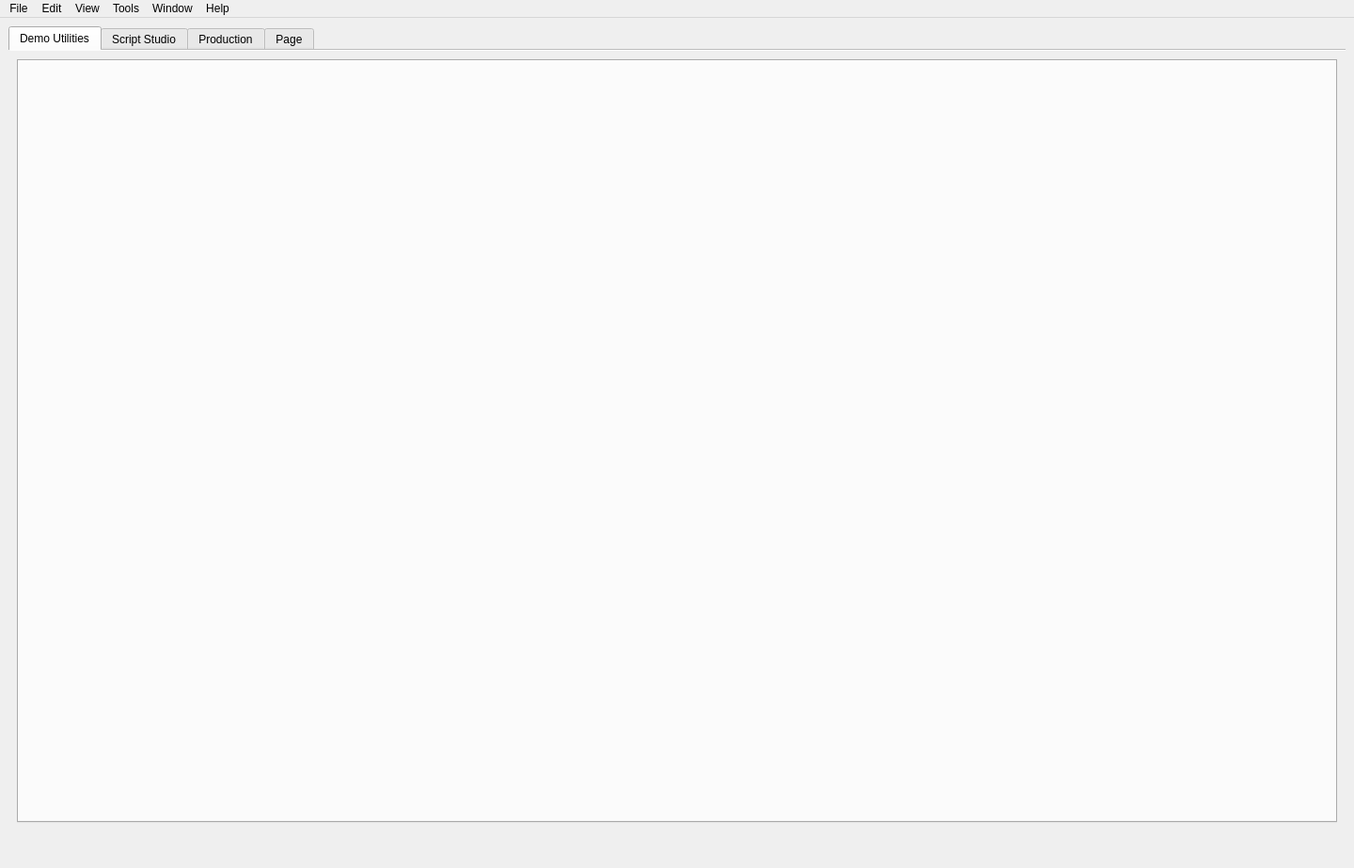
<?xml version="1.0" encoding="UTF-8"?>
<ui version="4.0">
 <class>IscApp</class>
 <widget class="QMainWindow" name="IscApp">
  <property name="geometry">
   <rect>
    <x>0</x>
    <y>0</y>
    <width>1440</width>
    <height>923</height>
   </rect>
  </property>
  <property name="cursor">
   <cursorShape>ArrowCursor</cursorShape>
  </property>
  <property name="mouseTracking">
   <bool>true</bool>
  </property>
  <property name="windowTitle">
   <string>IscApp</string>
  </property>
  <widget class="QWidget" name="centralwidget">
   <layout class="QVBoxLayout" name="verticalLayout_10">
    <item>
     <widget class="QTabWidget" name="centralTabs">
      <property name="enabled">
       <bool>true</bool>
      </property>
      <property name="sizePolicy">
       <sizepolicy hsizetype="Ignored" vsizetype="Expanding">
        <horstretch>0</horstretch>
        <verstretch>0</verstretch>
       </sizepolicy>
      </property>
      <property name="acceptDrops">
       <bool>true</bool>
      </property>
      <property name="autoFillBackground">
       <bool>false</bool>
      </property>
      <property name="currentIndex">
       <number>0</number>
      </property>
      <property name="documentMode">
       <bool>true</bool>
      </property>
      <property name="tabsClosable">
       <bool>false</bool>
      </property>
      <property name="movable">
       <bool>true</bool>
      </property>
      <property name="tabBarAutoHide">
       <bool>false</bool>
      </property>
      <widget class="QWidget" name="centralDemoTab">
       <attribute name="title">
        <string>Demo Utilities</string>
       </attribute>
       <layout class="QHBoxLayout" name="horizontalLayout_2">
        <item>
         <widget class="QTabWidget" name="stepTabs">
          <property name="documentMode">
           <bool>false</bool>
          </property>
          <property name="tabsClosable">
           <bool>true</bool>
          </property>
          <property name="movable">
           <bool>true</bool>
          </property>
          <property name="tabBarAutoHide">
           <bool>false</bool>
          </property>
         </widget>
        </item>
       </layout>
      </widget>
      <widget class="QWidget" name="centralTabsPage2_2">
       <attribute name="title">
        <string>Script Studio</string>
       </attribute>
      </widget>
      <widget class="QWidget" name="centralTabsPage3">
       <attribute name="title">
        <string>Production</string>
       </attribute>
      </widget>
      <widget class="QWidget" name="tab">
       <attribute name="title">
        <string>Page</string>
       </attribute>
      </widget>
     </widget>
    </item>
   </layout>
  </widget>
  <widget class="QMenuBar" name="menubar">
   <property name="geometry">
    <rect>
     <x>0</x>
     <y>0</y>
     <width>1440</width>
     <height>22</height>
    </rect>
   </property>
   <property name="defaultUp">
    <bool>false</bool>
   </property>
   <widget class="QMenu" name="menuFile">
    <property name="title">
     <string>File</string>
    </property>
    <widget class="QMenu" name="menuExport_2">
     <property name="title">
      <string>Export...</string>
     </property>
     <addaction name="actionDemo"/>
     <addaction name="actionAudio"/>
     <addaction name="actionScript"/>
    </widget>
    <widget class="QMenu" name="menuNew">
     <property name="title">
      <string>New...</string>
     </property>
     <addaction name="actionNewStep"/>
    </widget>
    <widget class="QMenu" name="menuOpen">
     <property name="title">
      <string>Open...</string>
     </property>
     <addaction name="actionOpenDemo"/>
    </widget>
    <addaction name="separator"/>
    <addaction name="separator"/>
    <addaction name="menuNew"/>
    <addaction name="menuOpen"/>
    <addaction name="actionSave"/>
    <addaction name="menuExport_2"/>
   </widget>
   <widget class="QMenu" name="menuEdit">
    <property name="title">
     <string>Edit</string>
    </property>
    <widget class="QMenu" name="menuSelect_all">
     <property name="title">
      <string>Select all...</string>
     </property>
     <addaction name="actionSections"/>
     <addaction name="actionsteps"/>
    </widget>
    <widget class="QMenu" name="menuSelect_associated">
     <property name="title">
      <string>Select associated...</string>
     </property>
     <addaction name="actionSection"/>
     <addaction name="actionSteps_in_section"/>
     <addaction name="actionFirst_step_in_section"/>
    </widget>
    <addaction name="actionUndo"/>
    <addaction name="actionRedo"/>
    <addaction name="separator"/>
    <addaction name="menuSelect_all"/>
    <addaction name="separator"/>
    <addaction name="menuSelect_associated"/>
   </widget>
   <widget class="QMenu" name="menuView">
    <property name="tearOffEnabled">
     <bool>false</bool>
    </property>
    <property name="title">
     <string>View</string>
    </property>
    <property name="toolTipsVisible">
     <bool>true</bool>
    </property>
    <widget class="QMenu" name="menuZoom">
     <property name="title">
      <string>Zoom...</string>
     </property>
     <addaction name="actionZoom_in"/>
     <addaction name="actionZoom_out"/>
     <addaction name="actionReset_zoom"/>
    </widget>
    <addaction name="actionView_statusbar"/>
    <addaction name="actionView_step_preview"/>
    <addaction name="actionView_demo_in_folder"/>
    <addaction name="separator"/>
    <addaction name="menuZoom"/>
    <addaction name="actionView_menubar"/>
    <addaction name="actionView_in_file_explorer"/>
    <addaction name="separator"/>
    <addaction name="actionView_menubar_2"/>
   </widget>
   <widget class="QMenu" name="menuTools">
    <property name="title">
     <string>Tools</string>
    </property>
    <widget class="QMenu" name="menuAudio">
     <property name="title">
      <string>Audio</string>
     </property>
     <addaction name="actionAttach_audio_to_demo_2"/>
     <addaction name="actionBulk_edit_demo_audio"/>
     <addaction name="actionEdit_step_audio"/>
    </widget>
    <widget class="QMenu" name="menuImage">
     <property name="title">
      <string>Image</string>
     </property>
     <widget class="QMenu" name="menuInsert">
      <property name="title">
       <string>Paste...</string>
      </property>
      <addaction name="actionSingle_image"/>
      <addaction name="actionMultiple_images"/>
      <addaction name="actionImage_insert_wizar"/>
     </widget>
     <widget class="QMenu" name="menuShell">
      <property name="title">
       <string>Shell...</string>
      </property>
      <addaction name="actionAdd_background_image"/>
      <addaction name="actionAdd_background_and_wrapper"/>
      <addaction name="actionShell_wizard"/>
     </widget>
     <addaction name="actionBulk_paste_image"/>
     <addaction name="actionBulk_image_paste_wizard"/>
     <addaction name="actionBulk_shell_demo_assets"/>
     <addaction name="menuInsert"/>
     <addaction name="menuShell"/>
     <addaction name="actionCrop"/>
     <addaction name="actionResize"/>
     <addaction name="actionCapture_image_edt_macro"/>
    </widget>
    <widget class="QMenu" name="menuDemo">
     <property name="title">
      <string>Demo</string>
     </property>
     <addaction name="actionSection_demo"/>
     <addaction name="actionPacing_wizard"/>
     <addaction name="actionCompose_demos"/>
     <addaction name="actionBulk_edit_demo_metadata"/>
     <addaction name="actionPackage_demo"/>
     <addaction name="actionAdd_scroll_section"/>
     <addaction name="actionAdd_step"/>
     <addaction name="actionEdit_XML"/>
    </widget>
    <widget class="QMenu" name="menuScript">
     <property name="title">
      <string>Script</string>
     </property>
     <widget class="QMenu" name="menuCheck_script_for">
      <property name="title">
       <string>Check script for...</string>
      </property>
      <addaction name="actionSpelling_errors"/>
      <addaction name="actionGrammar_errors"/>
      <addaction name="actionProduction_notes"/>
     </widget>
     <widget class="QMenu" name="menuClear">
      <property name="title">
       <string>Clear...</string>
      </property>
      <addaction name="actionTalking_points"/>
      <addaction name="actionClick_instructions"/>
     </widget>
     <addaction name="actionLoad_script"/>
     <addaction name="actionConvert_script"/>
     <addaction name="menuCheck_script_for"/>
     <addaction name="menuClear"/>
    </widget>
    <widget class="QMenu" name="menuWeb">
     <property name="title">
      <string>Web</string>
     </property>
     <addaction name="actionUpload_to_CloudGuides"/>
    </widget>
    <widget class="QMenu" name="menuSection">
     <property name="title">
      <string>Section...</string>
     </property>
     <widget class="QMenu" name="menuPacing">
      <property name="title">
       <string>Pacing...</string>
      </property>
      <addaction name="actionDecrement_step_delay"/>
      <addaction name="actionIncrement_step_delay"/>
     </widget>
     <widget class="QMenu" name="menuAudio_2">
      <property name="title">
       <string>Audio...</string>
      </property>
      <addaction name="actionAdd_audio_2"/>
      <addaction name="actionDelete_audio"/>
      <addaction name="actionEdit_audio_2"/>
      <addaction name="actionReplace_audio"/>
     </widget>
     <addaction name="actionSet_section_as_animated"/>
     <addaction name="actionSet_section_as_guided"/>
     <addaction name="actionMove_2"/>
     <addaction name="separator"/>
     <addaction name="actionSet_as_animated"/>
     <addaction name="actionSet_as_guided"/>
     <addaction name="actionSet_as_scroll"/>
     <addaction name="separator"/>
     <addaction name="menuAudio_2"/>
     <addaction name="menuPacing"/>
     <addaction name="separator"/>
     <addaction name="actionView_metadata"/>
    </widget>
    <widget class="QMenu" name="menuStep">
     <property name="title">
      <string>Step...</string>
     </property>
     <widget class="QMenu" name="menuAudio_3">
      <property name="title">
       <string>Audio...</string>
      </property>
      <addaction name="actionAdd_audio_3"/>
      <addaction name="actionDelete_audio_2"/>
      <addaction name="actionReplace_audio_2"/>
      <addaction name="actionEdit_audio_3"/>
     </widget>
     <widget class="QMenu" name="menuPacing_2">
      <property name="title">
       <string>Pacing...</string>
      </property>
      <addaction name="actionIncrement_step_delay_2"/>
      <addaction name="actionDecrement_step_delay_2"/>
     </widget>
     <widget class="QMenu" name="menuImage_2">
      <property name="title">
       <string>Image...</string>
      </property>
      <addaction name="actionPreview"/>
      <addaction name="actionView_in_folder"/>
      <addaction name="actionEdit"/>
      <addaction name="actionReplace_image"/>
     </widget>
     <addaction name="actionDelete"/>
     <addaction name="actionDuplicate"/>
     <addaction name="actionDuplicate_as_pacing"/>
     <addaction name="actionMove"/>
     <addaction name="separator"/>
     <addaction name="menuAudio_3"/>
     <addaction name="menuPacing_2"/>
     <addaction name="menuImage_2"/>
     <addaction name="separator"/>
     <addaction name="actionAdd_text_box"/>
     <addaction name="actionAdd_highlight"/>
     <addaction name="actionAdd_jump_box"/>
     <addaction name="separator"/>
     <addaction name="actionSet_animated"/>
     <addaction name="actionSet_guided"/>
     <addaction name="actionFrom_capture"/>
    </widget>
    <addaction name="menuAudio"/>
    <addaction name="menuImage"/>
    <addaction name="menuDemo"/>
    <addaction name="menuScript"/>
    <addaction name="menuWeb"/>
    <addaction name="separator"/>
    <addaction name="menuSection"/>
    <addaction name="menuStep"/>
    <addaction name="separator"/>
    <addaction name="actionPreferences"/>
   </widget>
   <widget class="QMenu" name="menuWindow">
    <property name="title">
     <string>Window</string>
    </property>
    <addaction name="actionOpen_DemoMate"/>
    <addaction name="actionOpen_Cloudguides_Packaging"/>
    <addaction name="actionClose"/>
    <addaction name="actionOpen_assets_folder"/>
   </widget>
   <widget class="QMenu" name="menuHelp">
    <property name="title">
     <string>Help</string>
    </property>
    <widget class="QMenu" name="menuHow_do_I">
     <property name="title">
      <string>How do I...</string>
     </property>
     <addaction name="actionBulk_insert_image"/>
     <addaction name="actionBulk_shell_steps"/>
     <addaction name="actionBulk_crop_step_assets"/>
     <addaction name="actionAttach_audio_to_demo"/>
    </widget>
    <addaction name="actionAbout"/>
    <addaction name="separator"/>
    <addaction name="menuHow_do_I"/>
    <addaction name="separator"/>
   </widget>
   <addaction name="menuFile"/>
   <addaction name="menuEdit"/>
   <addaction name="menuView"/>
   <addaction name="menuTools"/>
   <addaction name="menuWindow"/>
   <addaction name="menuHelp"/>
  </widget>
  <widget class="QStatusBar" name="statusbar">
   <property name="minimumSize">
    <size>
     <width>0</width>
     <height>30</height>
    </size>
   </property>
   <property name="sizeGripEnabled">
    <bool>false</bool>
   </property>
  </widget>
  <action name="actionUndo">
   <property name="text">
    <string>Undo</string>
   </property>
  </action>
  <action name="actionRedo">
   <property name="text">
    <string>Redo</string>
   </property>
  </action>
  <action name="actionView_statusbar">
   <property name="checkable">
    <bool>true</bool>
   </property>
   <property name="checked">
    <bool>true</bool>
   </property>
   <property name="text">
    <string>View statusbar</string>
   </property>
  </action>
  <action name="actionView_step_preview">
   <property name="checkable">
    <bool>true</bool>
   </property>
   <property name="checked">
    <bool>true</bool>
   </property>
   <property name="text">
    <string>View step preview</string>
   </property>
  </action>
  <action name="actionInsert">
   <property name="text">
    <string>Insert Image</string>
   </property>
  </action>
  <action name="actionShell_Image">
   <property name="text">
    <string>Shell Image</string>
   </property>
  </action>
  <action name="actionSection_steps">
   <property name="text">
    <string>Section steps</string>
   </property>
  </action>
  <action name="actionAttach_audio">
   <property name="text">
    <string>Attach audio</string>
   </property>
  </action>
  <action name="actionBulk_crop">
   <property name="text">
    <string>Bulk crop</string>
   </property>
  </action>
  <action name="actionView_demo_in_folder">
   <property name="text">
    <string>View demo in folder</string>
   </property>
  </action>
  <action name="actionLoad_tool_state">
   <property name="text">
    <string>Load tool state</string>
   </property>
  </action>
  <action name="actionSave_tool_state">
   <property name="text">
    <string>Save tool state</string>
   </property>
  </action>
  <action name="actionOpen_DemoMate">
   <property name="text">
    <string>Open Demo in DemoMate</string>
   </property>
  </action>
  <action name="actionOpen_Cloudguides_Packaging">
   <property name="text">
    <string>Open Cloudguides Packaging tool</string>
   </property>
  </action>
  <action name="actionAbout">
   <property name="text">
    <string>About</string>
   </property>
  </action>
  <action name="actionHelp_2">
   <property name="text">
    <string>Help</string>
   </property>
  </action>
  <action name="actionImage_Insert">
   <property name="text">
    <string>Insert image</string>
   </property>
  </action>
  <action name="actionImage_Shelling">
   <property name="text">
    <string>Shell image</string>
   </property>
  </action>
  <action name="actionHelp_3">
   <property name="text">
    <string>Help</string>
   </property>
  </action>
  <action name="actionBulk_insert_image">
   <property name="text">
    <string>Bulk insert image into step assets</string>
   </property>
  </action>
  <action name="actionBulk_shell_steps">
   <property name="text">
    <string>Bulk shell step assets</string>
   </property>
  </action>
  <action name="actionBulk_crop_step_assets">
   <property name="text">
    <string>Bulk crop step assets</string>
   </property>
  </action>
  <action name="actionAttach_audio_to_demo">
   <property name="text">
    <string>Attach audio to demo</string>
   </property>
  </action>
  <action name="actionClose">
   <property name="text">
    <string>Open folder containing demo</string>
   </property>
  </action>
  <action name="actionClose_2">
   <property name="text">
    <string>Close</string>
   </property>
  </action>
  <action name="actionFrom_demo_file">
   <property name="text">
    <string>From .demo file</string>
   </property>
  </action>
  <action name="actionFrom_exe_installer">
   <property name="text">
    <string>From .exe installer</string>
   </property>
  </action>
  <action name="actionFrom_docx_file">
   <property name="text">
    <string>From .docx file</string>
   </property>
  </action>
  <action name="actionFrom_scripts_folder">
   <property name="text">
    <string>From scripts folder</string>
   </property>
  </action>
  <action name="actionOverwrite">
   <property name="text">
    <string>Overwrite</string>
   </property>
  </action>
  <action name="actionMerge_demos">
   <property name="text">
    <string>Merge demos</string>
   </property>
  </action>
  <action name="actionLoad_audio_directory">
   <property name="text">
    <string>Load Audio</string>
   </property>
  </action>
  <action name="actionLoad_soundbite">
   <property name="text">
    <string>Load from .zip</string>
   </property>
  </action>
  <action name="actionEdit_audio">
   <property name="text">
    <string>Edit audio</string>
   </property>
  </action>
  <action name="actionAttach_audio_to_demo_2">
   <property name="text">
    <string>Attach audio to demo</string>
   </property>
  </action>
  <action name="actionBulk_edit_demo_audio">
   <property name="text">
    <string>Bulk edit demo audio</string>
   </property>
  </action>
  <action name="actionEdit_step_audio">
   <property name="text">
    <string>Edit step audio</string>
   </property>
  </action>
  <action name="actionBulk_paste_image">
   <property name="text">
    <string>Bulk paste image</string>
   </property>
  </action>
  <action name="actionBulk_image_paste_wizard">
   <property name="text">
    <string>Bulk image paste wizard</string>
   </property>
  </action>
  <action name="actionBulk_shell_demo_assets">
   <property name="text">
    <string>Bulk shell demo assets</string>
   </property>
  </action>
  <action name="actionSection_demo">
   <property name="text">
    <string>Section demo</string>
   </property>
  </action>
  <action name="actionBulk_resize_demo_assets">
   <property name="text">
    <string>Bulk resize demo assets</string>
   </property>
  </action>
  <action name="actionBulk_crop_demo_assets">
   <property name="text">
    <string>Bulk crop demo assets</string>
   </property>
  </action>
  <action name="actionPacing_wizard">
   <property name="text">
    <string>Open pacing wizard</string>
   </property>
  </action>
  <action name="actionCompose_demos">
   <property name="text">
    <string>Compose demos</string>
   </property>
  </action>
  <action name="actionBulk_edit_demo_metadata">
   <property name="text">
    <string>View/edit metadata</string>
   </property>
  </action>
  <action name="actionLoad_script">
   <property name="text">
    <string>Load Script</string>
   </property>
   <property name="shortcut">
    <string>Alt+Shift+S</string>
   </property>
  </action>
  <action name="actionConvert_script">
   <property name="text">
    <string>Convert script</string>
   </property>
  </action>
  <action name="actionSpelling_errors">
   <property name="text">
    <string>Spelling errors</string>
   </property>
  </action>
  <action name="actionGrammar_errors">
   <property name="text">
    <string>Grammar errors</string>
   </property>
  </action>
  <action name="actionProduction_notes">
   <property name="text">
    <string>Production notes</string>
   </property>
  </action>
  <action name="actionTalking_points">
   <property name="text">
    <string>Talking points</string>
   </property>
  </action>
  <action name="actionClick_instructions">
   <property name="text">
    <string>Click instructions</string>
   </property>
  </action>
  <action name="actionPackage_demo">
   <property name="text">
    <string>Package demo</string>
   </property>
  </action>
  <action name="actionSingle_image">
   <property name="text">
    <string>Single image</string>
   </property>
  </action>
  <action name="actionMultiple_images">
   <property name="text">
    <string>Multiple images</string>
   </property>
  </action>
  <action name="actionImage_insert_wizar">
   <property name="text">
    <string>From asset region</string>
   </property>
  </action>
  <action name="actionAdd_background_image">
   <property name="text">
    <string>Add background image</string>
   </property>
  </action>
  <action name="actionAdd_background_and_wrapper">
   <property name="text">
    <string>Add background and wrapper</string>
   </property>
  </action>
  <action name="actionShell_wizard">
   <property name="text">
    <string>Shell wizard</string>
   </property>
  </action>
  <action name="actionCrop">
   <property name="text">
    <string>Crop</string>
   </property>
  </action>
  <action name="actionResize">
   <property name="text">
    <string>Resize</string>
   </property>
  </action>
  <action name="actionLoad_operation">
   <property name="text">
    <string>Add operation...</string>
   </property>
  </action>
  <action name="actionSave_operation">
   <property name="text">
    <string>Load operation...</string>
   </property>
  </action>
  <action name="actionClose_3">
   <property name="text">
    <string>Save operation...</string>
   </property>
  </action>
  <action name="actionZoom_in">
   <property name="text">
    <string>Zoom in</string>
   </property>
  </action>
  <action name="actionAdd_scroll_section">
   <property name="text">
    <string>Add scroll section</string>
   </property>
  </action>
  <action name="actionOpen_assets_folder">
   <property name="text">
    <string>Open assets folder</string>
   </property>
  </action>
  <action name="actionUpload_to_CloudGuides">
   <property name="text">
    <string>Upload to CloudGuides</string>
   </property>
  </action>
  <action name="actionSections">
   <property name="text">
    <string>Sections</string>
   </property>
  </action>
  <action name="actionsteps">
   <property name="text">
    <string>Steps</string>
   </property>
  </action>
  <action name="actionSection">
   <property name="text">
    <string>Section</string>
   </property>
  </action>
  <action name="actionSteps_in_section">
   <property name="text">
    <string>Steps in section</string>
   </property>
  </action>
  <action name="actionFirst_step_in_section">
   <property name="text">
    <string>First step in section</string>
   </property>
  </action>
  <action name="actionSet_section_as_animated">
   <property name="text">
    <string>Delete</string>
   </property>
  </action>
  <action name="actionSet_section_as_guided">
   <property name="text">
    <string>Duplicate</string>
   </property>
  </action>
  <action name="actionDelete">
   <property name="text">
    <string>Delete</string>
   </property>
  </action>
  <action name="actionDuplicate">
   <property name="text">
    <string>Duplicate</string>
   </property>
  </action>
  <action name="actionDuplicate_as_pacing">
   <property name="text">
    <string>Duplicate as pacing</string>
   </property>
  </action>
  <action name="actionMove">
   <property name="text">
    <string>Move</string>
   </property>
  </action>
  <action name="actionMove_2">
   <property name="text">
    <string>Move</string>
   </property>
  </action>
  <action name="actionSet_as_animated">
   <property name="text">
    <string>Set as animated</string>
   </property>
  </action>
  <action name="actionSet_as_guided">
   <property name="text">
    <string>Set as guided</string>
   </property>
  </action>
  <action name="actionSet_as_scroll">
   <property name="text">
    <string>Set as scroll</string>
   </property>
  </action>
  <action name="actionDecrement_step_delay">
   <property name="text">
    <string>Decrement step delay</string>
   </property>
  </action>
  <action name="actionIncrement_step_delay">
   <property name="text">
    <string>Increment step delay</string>
   </property>
  </action>
  <action name="actionAdd_audio_2">
   <property name="text">
    <string>Add audio</string>
   </property>
  </action>
  <action name="actionDelete_audio">
   <property name="text">
    <string>Delete audio</string>
   </property>
  </action>
  <action name="actionEdit_audio_2">
   <property name="text">
    <string>Edit audio</string>
   </property>
  </action>
  <action name="actionReplace_audio">
   <property name="text">
    <string>Replace audio</string>
   </property>
  </action>
  <action name="actionView_metadata">
   <property name="text">
    <string>View metadata</string>
   </property>
  </action>
  <action name="actionAdd_audio_3">
   <property name="text">
    <string>Add audio</string>
   </property>
  </action>
  <action name="actionDelete_audio_2">
   <property name="text">
    <string>Delete audio</string>
   </property>
  </action>
  <action name="actionReplace_audio_2">
   <property name="text">
    <string>Replace audio</string>
   </property>
  </action>
  <action name="actionEdit_audio_3">
   <property name="text">
    <string>Edit audio</string>
   </property>
  </action>
  <action name="actionIncrement_step_delay_2">
   <property name="text">
    <string>Increment step delay</string>
   </property>
  </action>
  <action name="actionDecrement_step_delay_2">
   <property name="text">
    <string>Decrement step delay</string>
   </property>
  </action>
  <action name="actionPreview">
   <property name="text">
    <string>Preview image</string>
   </property>
  </action>
  <action name="actionView_in_folder">
   <property name="text">
    <string>View in folder</string>
   </property>
  </action>
  <action name="actionEdit">
   <property name="text">
    <string>Edit image</string>
   </property>
  </action>
  <action name="actionReplace_image">
   <property name="text">
    <string>Replace image</string>
   </property>
  </action>
  <action name="actionView_metadata_2">
   <property name="text">
    <string>View metadata</string>
   </property>
  </action>
  <action name="actionLoad_SoundBite">
   <property name="text">
    <string>Load soundbite</string>
   </property>
  </action>
  <action name="actionFrom_recording">
   <property name="text">
    <string>From recording</string>
   </property>
  </action>
  <action name="actionAs_new_version">
   <property name="text">
    <string>As new version</string>
   </property>
  </action>
  <action name="actionAs_new_round">
   <property name="text">
    <string>As new round</string>
   </property>
  </action>
  <action name="actionExport_to_installer">
   <property name="text">
    <string>Export to installer</string>
   </property>
  </action>
  <action name="actionExport_to_Cloudguide">
   <property name="text">
    <string>Export to Cloudguide</string>
   </property>
  </action>
  <action name="actionTo_installer">
   <property name="text">
    <string>To installer</string>
   </property>
  </action>
  <action name="actionTo_Cloudguide">
   <property name="text">
    <string>To Cloudguide</string>
   </property>
  </action>
  <action name="actionOverwrite_2">
   <property name="text">
    <string>Overwrite</string>
   </property>
  </action>
  <action name="actionAs_new_version_2">
   <property name="text">
    <string>As new version</string>
   </property>
  </action>
  <action name="actionAs_new_round_2">
   <property name="text">
    <string>As new round</string>
   </property>
  </action>
  <action name="actionAs_txt">
   <property name="text">
    <string>As .txt</string>
   </property>
  </action>
  <action name="actionTo_new_directory">
   <property name="text">
    <string>To new directory</string>
   </property>
  </action>
  <action name="actionOverwrite_3">
   <property name="text">
    <string>Overwrite</string>
   </property>
  </action>
  <action name="actionClose_window">
   <property name="text">
    <string>Close window</string>
   </property>
  </action>
  <action name="actionReset_demo">
   <property name="text">
    <string>Reset demo</string>
   </property>
  </action>
  <action name="actionNew">
   <property name="text">
    <string>New...</string>
   </property>
  </action>
  <action name="actionNew_operation">
   <property name="text">
    <string>New operation...</string>
   </property>
  </action>
  <action name="actionAdd_step">
   <property name="text">
    <string>Add step</string>
   </property>
  </action>
  <action name="actionPreferences">
   <property name="text">
    <string>Preferences</string>
   </property>
  </action>
  <action name="actionAdd_text_box">
   <property name="text">
    <string>Add text box</string>
   </property>
  </action>
  <action name="actionAdd_highlight">
   <property name="text">
    <string>Add highlight</string>
   </property>
  </action>
  <action name="actionAdd_jump_box">
   <property name="text">
    <string>Add jump box</string>
   </property>
  </action>
  <action name="actionSet_animated">
   <property name="text">
    <string>Set animated</string>
   </property>
  </action>
  <action name="actionSet_guided">
   <property name="text">
    <string>Set guided</string>
   </property>
  </action>
  <action name="actionEdit_XML">
   <property name="text">
    <string>Edit XML</string>
   </property>
  </action>
  <action name="actionFrom_capture">
   <property name="text">
    <string>From capture</string>
   </property>
  </action>
  <action name="actionCapture_image_edt_macro">
   <property name="text">
    <string>Capture image edt macro</string>
   </property>
  </action>
  <action name="actionNew_tab">
   <property name="text">
    <string>New tab</string>
   </property>
  </action>
  <action name="actionNew_2">
   <property name="text">
    <string>New...</string>
   </property>
  </action>
  <action name="actionTo_new_version">
   <property name="text">
    <string>To new version</string>
   </property>
  </action>
  <action name="actionTo_new_round">
   <property name="text">
    <string>To new round</string>
   </property>
  </action>
  <action name="actionSteps">
   <property name="text">
    <string>Steps...</string>
   </property>
  </action>
  <action name="actionOverwrite_existing">
   <property name="text">
    <string>Overwrite existing</string>
   </property>
  </action>
  <action name="actionSave">
   <property name="text">
    <string>Save...</string>
   </property>
  </action>
  <action name="actionDemo">
   <property name="text">
    <string>Demo...</string>
   </property>
  </action>
  <action name="actionAudio">
   <property name="text">
    <string>Audio...</string>
   </property>
  </action>
  <action name="actionScript">
   <property name="text">
    <string>Script..</string>
   </property>
  </action>
  <action name="actionView_menubar">
   <property name="checkable">
    <bool>true</bool>
   </property>
   <property name="text">
    <string>View console</string>
   </property>
  </action>
  <action name="actionView_in_file_explorer">
   <property name="text">
    <string>View in file explorer</string>
   </property>
   <property name="shortcut">
    <string>Ctrl+Shift+F</string>
   </property>
  </action>
  <action name="actionView_menubar_2">
   <property name="checkable">
    <bool>true</bool>
   </property>
   <property name="text">
    <string>View menubar</string>
   </property>
   <property name="shortcut">
    <string>Alt+M</string>
   </property>
  </action>
  <action name="actionZoom_out">
   <property name="text">
    <string>Zoom out</string>
   </property>
  </action>
  <action name="actionReset_zoom">
   <property name="text">
    <string>Reset zoom</string>
   </property>
  </action>
  <action name="actionNewStep">
   <property name="text">
    <string>Step</string>
   </property>
  </action>
  <action name="actionOpenDemo">
   <property name="text">
    <string>Demo</string>
   </property>
  </action>
 </widget>
 <resources/>
 <connections/>
</ui>
